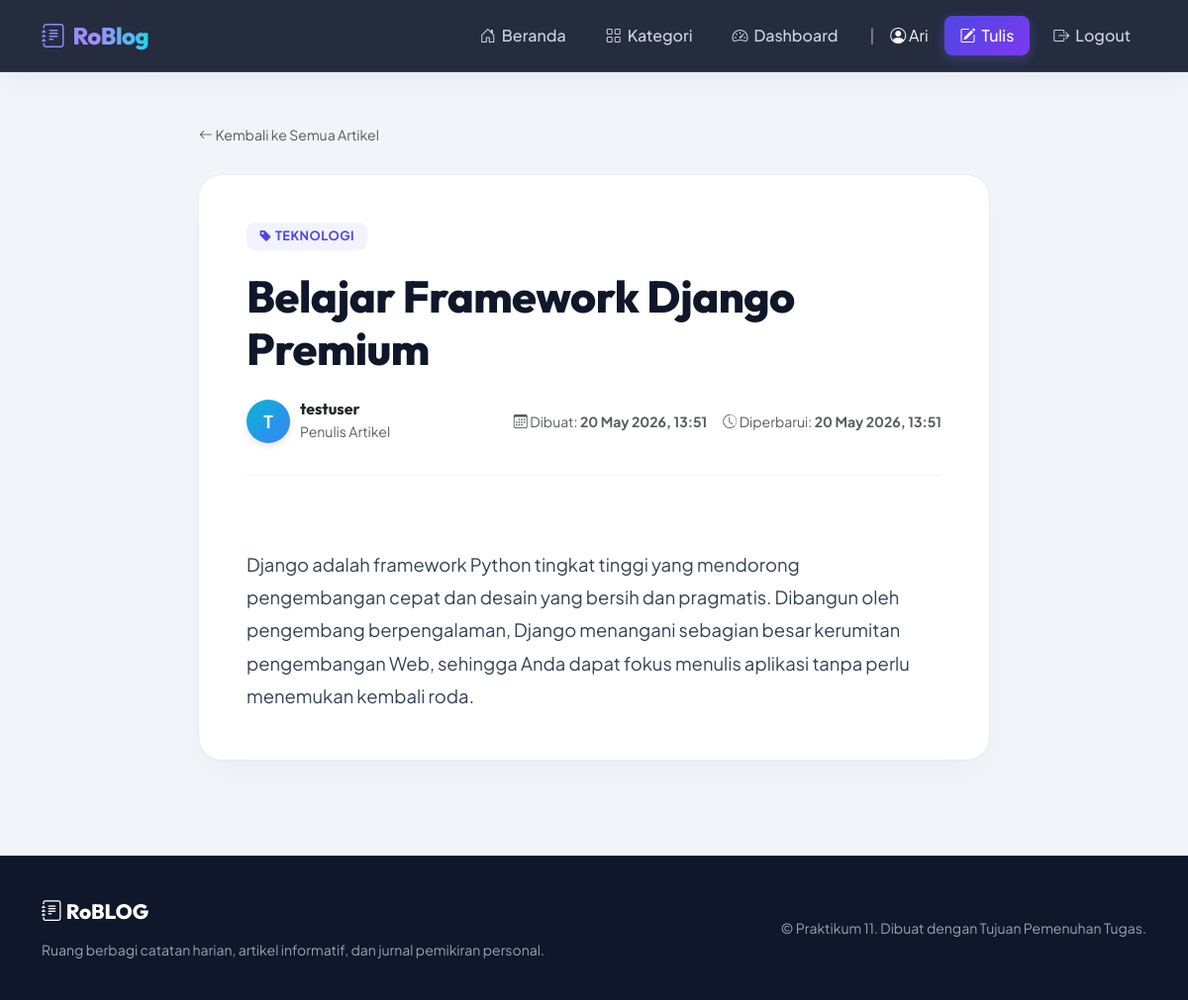
The app's page /post/1/ (signed in) with its own data.
### blog/models.py (models this page shows, shortened)
class Post(models.Model):
    title = models.CharField(max_length=200)
    content = models.TextField()
    author = models.ForeignKey(User, on_delete=models.CASCADE)
    category = models.ForeignKey(Category, on_delete=models.SET_NULL, null=True, blank=True, related_name='posts')
    created_at = models.DateTimeField(auto_now_add=True)
    updated_at = models.DateTimeField(auto_now=True)
    class Meta:
        ordering = ['-created_at']

class Category(models.Model):
    name = models.CharField(max_length=100, unique=True)
    slug = models.SlugField(max_length=100, unique=True, blank=True)
    description = models.TextField(blank=True, null=True)
    class Meta:
        verbose_name_plural = "Categories"

### blog/views.py (the view)
# urls.py: path('post/<int:pk>/', views.post_detail, name='post-detail'),
def post_detail(request, pk):
    post = get_object_or_404(Post, pk=pk)
    related_posts = []
    if post.category:
        related_posts = Post.objects.filter(category=post.category).exclude(pk=post.pk)[:3]
    return render(request, 'blog/post_detail.html', {
        'post': post,
        'related_posts': related_posts
    })

### blog/templates/blog/post_detail.html (shortened to what this page needs)
{% extends 'blog/base.html' %}
{% block content %}
<div class="post-container">
    <a href="{% url 'post-list' %}" class="btn btn-sm btn-link text-decoration-none text-muted mb-4 px-0">
        <i class="bi bi-arrow-left"></i> Kembali ke Semua Artikel
    </a>
    <article class="detail-card">
        {% if post.category %}
            <span class="detail-category"><i class="bi bi-tag-fill"></i> {{ post.category.name }}</span>
        {% else %}
            <span class="detail-category" style="background: rgba(100,116,139,0.08); color: #64748b;"><i class="bi bi-tag-fill"></i> Umum</span>
        {% endif %}
        <h1 class="detail-title">{{ post.title }}</h1>
        <div class="meta-bar">
            <div class="author-badge">
                <div class="avatar-large">
                    {{ post.author.username|slice:":1" }}
                </div>
                <div>
                    <h6 class="m-0 fw-bold text-dark">{{ post.author.username }}</h6>
                    <span class="text-muted small">Penulis Artikel</span>
                </div>
            </div>
            <div class="ms-md-auto text-muted small d-flex flex-wrap gap-3">
                <span>
                    <i class="bi bi-calendar3 text-indigo"></i> Dibuat: <strong>{{ post.created_at|date:"d M Y, H:i" }}</strong>
                </span>
                {% if post.updated_at != post.created_at %}
                <span>
                    <i class="bi bi-clock-history text-indigo"></i> Diperbarui: <strong>{{ post.updated_at|date:"d M Y, H:i" }}</strong>
                </span>
                {% endif %}
            </div>
        </div>
        <div class="content-body">
            {{ post.content }}
        </div>
    </article>
</div>
{% endblock %}

### blog/templates/blog/base.html (shortened to what this page needs)
<!DOCTYPE html>
<html lang="id">
<head>
    <link href="https://cdn.jsdelivr.net/npm/bootstrap@5.3.0/dist/css/bootstrap.min.css" rel="stylesheet">
    <link rel="stylesheet" href="https://cdn.jsdelivr.net/npm/bootstrap-icons@1.11.1/font/bootstrap-icons.css">
</head>
<body>
    <nav class="navbar navbar-expand-lg navbar-dark">
        <div class="container">
            <a class="navbar-brand" href="{% url 'post-list' %}">
                <i class="bi bi-journal-text text-indigo"></i>
                <span>RoBlog</span>
            </a>
            <div class="collapse navbar-collapse" id="mainNavbar">
                <ul class="navbar-nav ms-auto align-items-center gap-2 mt-3 mt-lg-0">
                    <li class="nav-item">
                        <a class="nav-link" href="{% url 'post-list' %}">
                            <i class="bi bi-house-door"></i> Beranda
                        </a>
                    </li>
                    <li class="nav-item">
                        <a class="nav-link" href="{% url 'category-list' %}">
                            <i class="bi bi-grid"></i> Kategori
                        </a>
                    </li>
                    {% if user.is_authenticated %}
                    <li class="nav-item">
                        <a class="nav-link" href="{% url 'dashboard' %}">
                            <i class="bi bi-speedometer2"></i> Dashboard
                        </a>
                    </li>
                    <span class="navbar-text text-light-50 px-2 d-none d-lg-inline">|</span>
                    <li class="nav-item">
                        <span class="navbar-text text-light me-2">
                            <i class="bi bi-person-circle"></i> {{ user.username }}
                        </span>
                    </li>
                    <li class="nav-item">
                        <a class="nav-link btn-write px-3 text-white" href="{% url 'post-create' %}">
                            <i class="bi bi-pencil-square"></i> Tulis
                        </a>
                    </li>
                    <li class="nav-item">
                        <a class="nav-link text-danger-hover" href="{% url 'logout' %}">
                            <i class="bi bi-box-arrow-right"></i> Logout
                        </a>
                    </li>
                    {% endif %}
                </ul>
            </div>
        </div>
    </nav>
    <div class="container my-5">
        {% block content %}{% endblock %}
    </div>
    <footer>
        <div class="container">
            <div class="row align-items-center">
                <div class="col-md-6 text-center text-md-start mb-3 mb-md-0">
                    <span class="footer-brand">
                        <i class="bi bi-journal-text text-indigo"></i> RoBLOG
                    </span>
                    <p class="mb-0 small text">Ruang berbagi catatan harian, artikel informatif, dan jurnal
                        pemikiran personal.</p>
                </div>
                <div class="col-md-6 text-center text-md-end">
                    <p class="mb-0 small">&copy; Praktikum 11. Dibuat dengan Tujuan Pemenuhan Tugas.</p>
                </div>
            </div>
        </div>
    </footer>
</body>
</html>

### blog/templates/blog/base.html (style rules this page uses)
:root { --primary-grad: linear-gradient(135deg, #4f46e5 0%, #7c3aed 100%); --accent-grad: linear-gradient(135deg, #06b6d4 0%, #3b82f6 100%); --navy-dark: #0f172a; --navy-slate: #1e293b; --navy-light: #f8fafc; --text-main: #334155; --text-muted: #64748b; }
body { font-family: 'Plus Jakarta Sans', sans-serif; background-color: #f1f5f9; color: var(--text-main); min-height: 100vh; display: flex; flex-direction: column; overflow-x: hidden; }
h1, h2, h3, h4, h5, h6 { font-family: 'Outfit', sans-serif; font-weight: 700; color: var(--navy-dark); }
.navbar { background: rgba(15, 23, 42, 0.9) !important; backdrop-filter: blur(12px); -webkit-backdrop-filter: blur(12px); border-bottom: 1px solid rgba(255, 255, 255, 0.08); padding: 0.8rem 0; box-shadow: 0 4px 30px rgba(0, 0, 0, 0.05); position: sticky; top: 0; z-index: 1030; transition: all 0.3s ease; }
.navbar-brand { font-family: 'Outfit', sans-serif; font-size: 1.5rem; font-weight: 800; background: linear-gradient(to right, #818cf8, #a78bfa, #22d3ee); -webkit-background-clip: text; -webkit-text-fill-color: transparent; letter-spacing: -0.5px; display: flex; align-items: center; gap: 8px; }
.nav-link { font-weight: 500; color: #cbd5e1 !important; padding: 0.5rem 1rem !important; border-radius: 8px; transition: all 0.2s ease; display: flex; align-items: center; gap: 6px; }
.nav-link.btn-write { background: var(--primary-grad); color: #ffffff !important; box-shadow: 0 4px 12px rgba(99, 102, 241, 0.3); }
footer { background: var(--navy-dark); color: #94a3b8; padding: 2.5rem 0; margin-top: auto; border-top: 1px solid rgba(255, 255, 255, 0.05); }
.footer-brand { font-family: 'Outfit', sans-serif; font-size: 1.3rem; font-weight: 800; color: #ffffff; margin-bottom: 0.8rem; display: inline-block; }

### blog/templates/blog/post_detail.html (style rules this page uses)
.post-container { max-width: 800px; margin: 0 auto; }
.detail-card { background: #ffffff; border: 1px solid rgba(226, 232, 240, 0.8); border-radius: 24px; box-shadow: 0 15px 35px -10px rgba(0, 0, 0, 0.04); padding: 3rem; margin-bottom: 3rem; }
.detail-category { display: inline-block; font-size: 0.8rem; font-weight: 700; text-transform: uppercase; letter-spacing: 0.5px; padding: 0.3rem 0.8rem; border-radius: 8px; background: rgba(99, 102, 241, 0.08); color: #4f46e5; margin-bottom: 1.2rem; }
.detail-title { font-size: 2.8rem; font-weight: 800; color: var(--navy-dark); line-height: 1.2; letter-spacing: -0.5px; margin-bottom: 1.5rem; }
.meta-bar { display: flex; align-items: center; flex-wrap: wrap; gap: 1.5rem; padding-bottom: 2rem; border-bottom: 1px solid #f1f5f9; margin-bottom: 2.5rem; }
.author-badge { display: flex; align-items: center; gap: 10px; }
.avatar-large { width: 44px; height: 44px; border-radius: 50%; background: var(--accent-grad); color: #ffffff; font-weight: 700; font-size: 1.1rem; display: flex; align-items: center; justify-content: center; text-transform: uppercase; box-shadow: 0 3px 6px rgba(0,0,0,0.1); }
.content-body { font-size: 1.15rem; line-height: 1.8; color: #334155; white-space: pre-line; }

### records on screen
Post: category.name "TEKNOLOGI", title "Belajar Framework Django Premium", author.username "T", author.username "testuser", created_at "20 May 2026, 13:51", updated_at "20 May 2026, 13:51", content "Django adalah framework Python tingkat tinggi yang mendorong pengembangan cepat dan desain yang bersih dan pragmatis. Dibangun oleh pengembang berpengalaman, Django menangani sebagian besar kerumitan pengembangan Web, sehingga Anda dapat fokus menulis aplikasi tanpa perlu menemukan kembali roda."

### other values on screen
{{ user.username }} "Ari"
